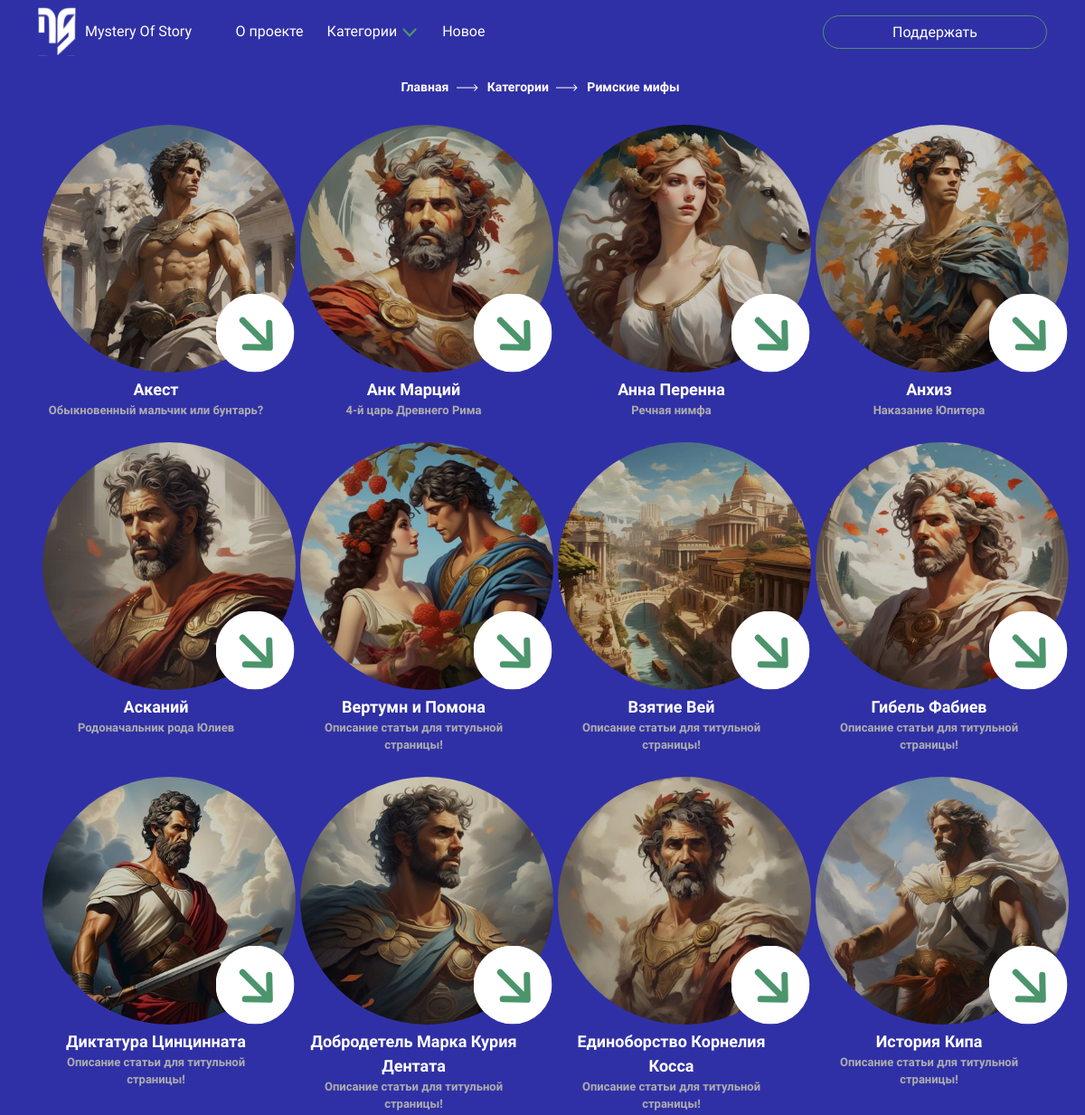
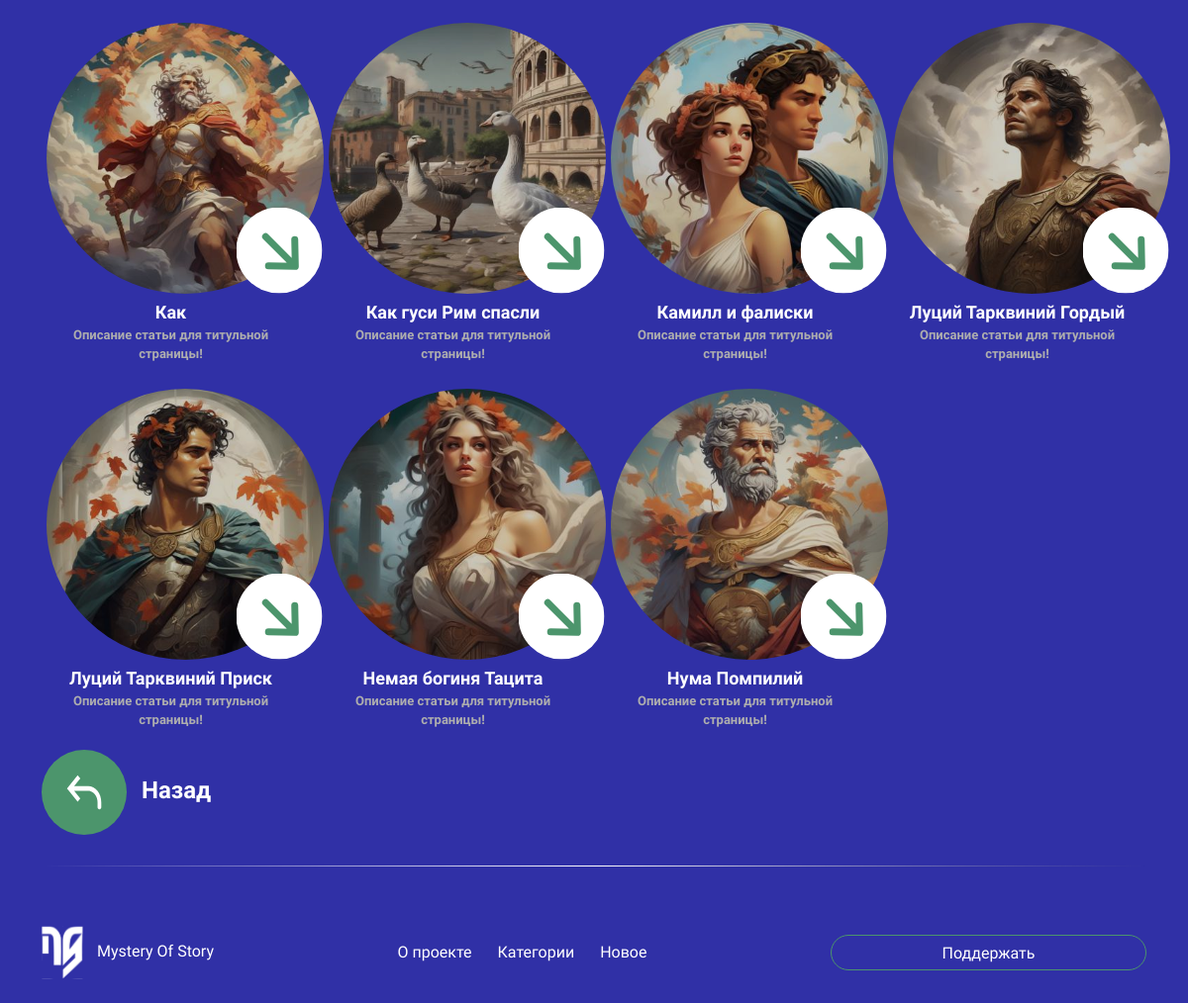
The app's page /articles/all_myths_in_sub/1/ with its own data (2 pictures, top to bottom).
### articles/models.py (models this page shows, shortened)
class ArticlesSubcategories(models.Model):
    articles_subcategory_title = models.CharField(
        max_length=40,
        verbose_name='Подкатегория',
    )
    articles_subcategory_img = models.ImageField(
        upload_to='image/articles_category/',
        verbose_name='Титульная картинка подкатегории',
    )
    articles_subcategory_description = models.CharField(
        max_length=100,
        verbose_name='Описание',
        default='Описание подкатегории',
    )
    category = models.ForeignKey(
        ArticlesCategories,
        on_delete=models.CASCADE,
        verbose_name='Категория',
        default='2',
    )
    created_at = models.DateField(
        auto_now_add=True,
        verbose_name='Дата публикации',
    )
    is_published = models.BooleanField(
        verbose_name='Опубликовать',
    )
    class Meta:
        verbose_name = 'Подкатегория'
        verbose_name_plural = 'Подкатегория'

class Articles(models.Model):
    articles_title = models.CharField(
        max_length=30,
        verbose_name='Название статьи',
    )
    articles_title_img = models.ImageField(
        upload_to='image/articles_img/',
        verbose_name='Титульная картинка',
    )
    articles_description = models.CharField(
        max_length=50,
        default='Описание статьи для титульной страницы!',
        verbose_name='Описание статьи',
    )
    articles_text_1 = HTMLField(
        default=(
            f'Текст статьи. 1 отступ. 100-130 слов. Шрифт: заголовки - 18, подзаголовки - 14, текст - 12, белый цвет.'
        ),
        verbose_name='Текст статьи 1 (left)',
        blank=True,
    )
    article_img_1 = models.ImageField(
        upload_to='image/articles_description_img/',
        verbose_name='Картинка 1',
        blank=True,
        null=True,
    )
    articles_text_2 = HTMLField(
        default=(
            f'Текст статьи. 1 отступ. Строка. Шрифт: заголовки - 18, подзаголовки - 14, текст - 12, белый цвет.'
        ),
        verbose_name='Текст статьи 2 (string)',
        blank=True,
    )
    articles_text_3 = HTMLField(
        default=(
            f'Текст статьи. 1 отступ. 100-130 слов. Шрифт: заголовки - 18, подзаголовки - 14, текст - 12, белый цвет.'
        ),
        verbose_name='Текст статьи 3 (right)',
        blank=True,
    )
    article_img_2 = models.ImageField(
        upload_to='image/articles_description_img/',
        verbose_name='Картинка 2',
        blank=True,
        null=True,
    )
    articles_text_4 = HTMLField(
        default=(
            f'Текст статьи. 1 отступ. Строка. Шрифт: заголовки - 18, подзаголовки - 14, текст - 12, белый цвет.'
        ),
        verbose_name='Текст статьи 4 (string)',
        blank=True,
    )
    articles_text_5 = HTMLField(
        default=(
            f'Текст статьи. 1 отступ. 100-130 слов. Шрифт: заголовки - 18, подзаголовки - 14, текст - 12, белый цвет.'
        ),
        verbose_name='Текст статьи 5 (left)',
        blank=True,
    )
    category = models.ForeignKey(
        ArticlesCategories,
        on_delete=models.CASCADE,
        null=True,
        verbose_name='Категория'
    )
    subcategory = models.ForeignKey(
        ArticlesSubcategories,
        on_delete=models.CASCADE,
        null=True,
        verbose_name='Подкатегория',
    )
    author = models.ForeignKey(
        User,
        on_delete=models.CASCADE,
        null=True,
        verbose_name='Автор'
    )
    created_at = models.DateTimeField(
        auto_now_add=True,
        verbose_name='Дата создания',
    )
    is_published = models.BooleanField(
        default=False,
        verbose_name='Опубликовать'
    )
    class Meta:
        ordering = ['-created_at']
        verbose_name = 'Статья'
        verbose_name_plural = 'Статьи'

### articles/views.py (the view)
# urls.py: path('all_myths_in_sub/<int:id>/', views.all_myths_in_sub, name='all_myths_in_sub')
def all_myths_in_sub(request, id):
    subcategories = ArticlesSubcategories.objects.filter(is_published=True)
    subcategory = get_object_or_404(ArticlesSubcategories, pk=id)
    articles = Articles.objects.filter(subcategory=subcategory, is_published=True).order_by('created_at')
    return render(request, 'articles/all_myths_in_sub.html', {'articles': articles, 'subcategories': subcategories, 'subcategory': subcategory})

### templates/articles/all_myths_in_sub.html (shortened to what this page needs)
{% extends "base.html" %}
{% load static %}
{% block content %}
<div class="col-12">
    <div class="row all-articles-in-main-category">
        <div class="article-way justify-content-center">
            <div class="to-the-main-page">
                <a class="article-way-link" href="{% url 'homepage:index' %}">
                    <p class="article-way-title">Главная
                        <img class="arrow" src="/static/img/arrow.svg">
                    </p>
                </a>
            </div>
            <div class="to-the-category-page">
                <a class="article-way-link" href="{% url 'articles:all_categories' subcategory.category.id %}">
                    <p class="article-way-title">Категории
                        <img class="arrow" src="/static/img/arrow.svg">
                    </p>
                </a>
            </div>
            <div class="to-the-main-category-page">
                <a class="article-way-link" href="{% url 'articles:all_myths_in_sub' subcategory.id %}">
                    <p class="article-way-title">{{ subcategory.articles_subcategory_title }}</p>
                </a>
            </div>
        </div>
        {% for article in articles %}
            <div class="col-3 all-articles-in-main-category-item">
                <div class="one-article">
                    <div class="one-article-image-container">
                        <img class="one-article-img" src="{{ article.articles_title_img.url }}">
                        <a class="one-article-link" href="{% url 'articles:article_detail' article.id %}">
                            <img src="/static/img/category-link.svg">
                        </a>
                    </div>
                    <div class="one-article-details">
                        <p class="one-article-title">{{ article.articles_title }}</p>
                        <p class="one-article-description">{{ article.articles_description }}</p>
                    </div>
                </div>
            </div>
        {% endfor %}
        <div class="row btn-back">
            <a class="btn-back-link" href="javascript:history.back()">
                <p class="btn-back-word">
                    <img class="img-btn-back" src="/static/img/button-back.svg">Назад
                </p>
            </a>
        </div>
        <img src="/static/img/line49.png" class="main-page-img-line" style="margin-bottom: 20px;">
    </div>
</div>
{% endblock %}

### templates/articles/all_myths_in_sub.html (style rules this page uses)
.article-way { display: flex; flex-wrap: nowrap; justify-content: center; align-items: center; margin-bottom: 10px; }
.article-way-title { font-family: "Comfortaa"; font-weight: 600; font-style: semibold; font-size: 14px; color: white; margin-right: 5px; }
.article-way-link { text-decoration: none; display: flex; align-items: center; }
.arrow { margin-left: 5px; margin-right: 5px; }
.one-article-img { width: 290px; height: 284px; border-radius: 50%; padding: 5px; object-fit: cover; filter: brightness(80%); }
.one-article { text-align: center; }
.one-article-image-container { position: relative; display: inline-block; }
.one-article-link { position: absolute; top: 75%; left: 75%; transform: translate(-50%, -50%); z-index: 10; width: 43px; height: 43px; }
.one-article-details { display: flex; flex-direction: column; align-items: center; }
.one-article-title { margin: 0; font-family: "Unbounded"; font-weight: 700; font-style: bold; font-size: 18px; color: white; }
.one-article-description { margin: 0; font-family: "Comfortaa"; font-weight: 600; font-style: semibold; color: #AEAEAE; font-size: 13px; margin-bottom: 20px; }
.img-btn-back { width: 86px; height: 86px; margin-right: 15px; }
.btn-back { margin-bottom: 15px; }
.btn-back-link { text-decoration: none; }
.btn-back-word { color: white; font-size: 24px; font-family: "Comfortaa"; font-weight: 600; font-style: semibold; }

### records on screen
ArticlesSubcategories: articles_subcategory_title "Римские мифы"
Articles: articles_title_img (picture), articles_title "Акест", articles_description "Обыкновенный мальчик или бунтарь?"
Articles: articles_title_img (picture), articles_title "Анк Марций", articles_description "4-й царь Древнего Рима"
Articles: articles_title_img (picture), articles_title "Анна Перенна", articles_description "Речная нимфа"
Articles: articles_title_img (picture), articles_title "Анхиз", articles_description "Наказание Юпитера"
Articles: articles_title_img (picture), articles_title "Асканий", articles_description "Родоначальник рода Юлиев"
Articles: articles_title_img (picture), articles_title "Вертумн и Помона", articles_description "Описание статьи для титульной страницы!"
Articles: articles_title_img (picture), articles_title "Взятие Вей", articles_description "Описание статьи для титульной страницы!"
Articles: articles_title_img (picture), articles_title "Гибель Фабиев", articles_description "Описание статьи для титульной страницы!"
Articles: articles_title_img (picture), articles_title "Диктатура Цинцинната", articles_description "Описание статьи для титульной страницы!"
Articles: articles_title_img (picture), articles_title "Добродетель Марка Курия Дентата", articles_description "Описание статьи для титульной страницы!"
Articles: articles_title_img (picture), articles_title "Единоборство Корнелия Косса", articles_description "Описание статьи для титульной страницы!"
Articles: articles_title_img (picture), articles_title "История Кипа", articles_description "Описание статьи для титульной страницы!"
Articles: articles_title_img (picture), articles_title "Как", articles_description "Описание статьи для титульной страницы!"
Articles: articles_title_img (picture), articles_title "Как гуси Рим спасли", articles_description "Описание статьи для титульной страницы!"
Articles: articles_title_img (picture), articles_title "Камилл и фалиски", articles_description "Описание статьи для титульной страницы!"
Articles: articles_title_img (picture), articles_title "Луций Тарквиний Гордый", articles_description "Описание статьи для титульной страницы!"
Articles: articles_title_img (picture), articles_title "Луций Тарквиний Приск", articles_description "Описание статьи для титульной страницы!"
Articles: articles_title_img (picture), articles_title "Немая богиня Тацита", articles_description "Описание статьи для титульной страницы!"
Articles: articles_title_img (picture), articles_title "Нума Помпилий", articles_description "Описание статьи для титульной страницы!"
